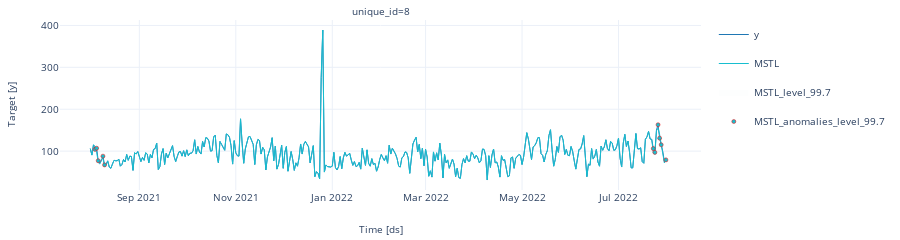

Here is the notebook cell this chart was saved with:
### Code cell
plot_series(forecasts_df=insample_forecasts, level=levels, plot_anomalies=True, engine='plotly')

### Figure 1 — Plotly figure (JSON) as saved in the notebook; plotly's stock layout.template omitted (floating-point values rounded to 4 significant figures; data arrays with more than 128 entries replaced by an {"elided": "..."} marker saying what was removed)
{"data": [{"legendgroup": "y", "line": {"color": "#1f77b4", "width": 1}, "mode": "lines", "name": "y", "showlegend": true, "type": "scatter", "x": {"elided": "365 str values"}, "xaxis": "x", "y": {"elided": "365 float values"}, "yaxis": "y"}, {"legendgroup": "MSTL", "line": {"color": "#17becf", "width": 1}, "mode": "lines", "name": "MSTL", "showlegend": true, "type": "scatter", "x": {"elided": "365 str values"}, "xaxis": "x", "y": {"elided": "365 float values"}, "yaxis": "y"}, {"fill": "toself", "fillcolor": "#17becf", "legendgroup": "MSTL_level_99.7", "line": {"color": "#17becf", "width": 1}, "mode": "lines", "name": "MSTL_level_99.7", "opacity": 0.003, "showlegend": true, "type": "scatter", "x": {"elided": "730 str values"}, "xaxis": "x", "y": {"elided": "730 float values"}, "yaxis": "y"}, {"fillcolor": "#17becf", "legendgroup": "MSTL_anomalies_level_99.7", "line": {"color": "#17becf", "width": 0.7}, "marker": {"line": {"color": "red", "width": 0.5}, "size": 4}, "mode": "markers", "name": "MSTL_anomalies_level_99.7", "opacity": 0.997, "showlegend": true, "type": "scatter", "x": ["2021-08-04T00:00:00.000000000", "2021-08-05T00:00:00.000000000", "2021-08-06T00:00:00.000000000", "2021-08-09T00:00:00.000000000", "2021-08-10T00:00:00.000000000", "2022-07-23T00:00:00.000000000", "2022-07-24T00:00:00.000000000", "2022-07-26T00:00:00.000000000", "2022-07-27T00:00:00.000000000", "2022-07-28T00:00:00.000000000", "2022-07-31T00:00:00.000000000"], "xaxis": "x", "y": [104.0, 107.0, 77.0, 88.0, 67.0, 106.0, 97.0, 163.0, 131.0, 115.0, 79.0], "yaxis": "y"}], "layout": {"annotations": [{"font": {"size": 10}, "showarrow": false, "text": "unique_id=8", "x": 0.5, "xanchor": "center", "xref": "paper", "y": 1, "yanchor": "bottom", "yref": "paper"}, {"font": {"size": 10}, "showarrow": false, "text": "Time [ds]", "x": 0.5, "xanchor": "center", "xref": "paper", "y": 0, "yanchor": "top", "yref": "paper", "yshift": -30}, {"font": {"size": 10}, "showarrow": false, "text": "Target [y]", "textangle": -90, "x": 0, "xanchor": "right", "xref": "paper", "xshift": -40, "y": 0.5, "yanchor": "middle", "yref": "paper"}], "autosize": true, "font": {"size": 10}, "height": 200, "margin": {"b": 50, "l": 60, "r": 10, "t": 20}, "xaxis": {"anchor": "y", "domain": [0, 1], "showticklabels": true, "visible": true}, "yaxis": {"anchor": "x", "domain": [0, 1]}}}
